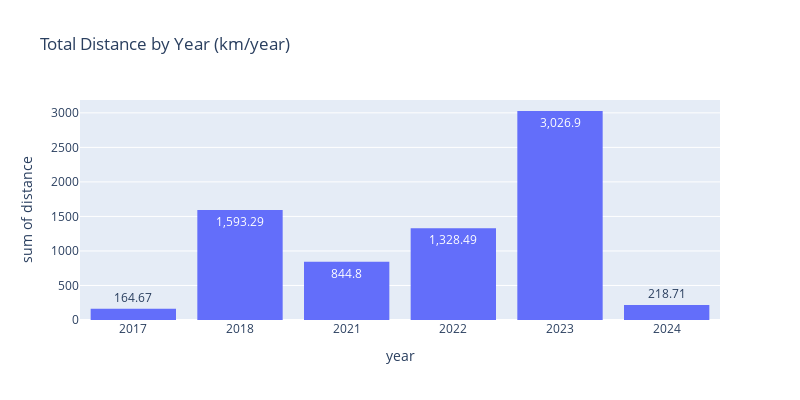

Notebook code for this chart:
### Markdown cell above
#### Total Distance by Year (km/year)

I would like to know how much I ride.

### Code cell
# Plot a histogram showing the total distance covered each year.
fig = px.histogram(filtered_data, x='year', y='distance', title="Total Distance by Year (km/year)", text_auto=True, width=CHART_WIDTH, height=CHART_HEIGHT)
fig.show()

### Figure 1 — Plotly figure (JSON) as saved in the notebook; plotly's stock layout.template omitted (floating-point values rounded to 4 significant figures; data arrays with more than 128 entries replaced by an {"elided": "..."} marker saying what was removed)
{"data": [{"alignmentgroup": "True", "bingroup": "x", "histfunc": "sum", "hovertemplate": "year=%{x}<br>sum of distance=%{y}<extra></extra>", "legendgroup": "", "marker": {"color": "#636efa", "pattern": {"shape": ""}}, "name": "", "offsetgroup": "", "orientation": "v", "showlegend": false, "texttemplate": "%{value}", "type": "histogram", "x": {"elided": "1945 str values"}, "xaxis": "x", "y": {"elided": "1945 float values"}, "yaxis": "y"}], "layout": {"barmode": "relative", "height": 400, "legend": {"tracegroupgap": 0}, "title": {"text": "Total Distance by Year (km/year)"}, "width": 800, "xaxis": {"anchor": "y", "domain": [0, 1], "title": {"text": "year"}}, "yaxis": {"anchor": "x", "domain": [0, 1], "title": {"text": "sum of distance"}}}}
